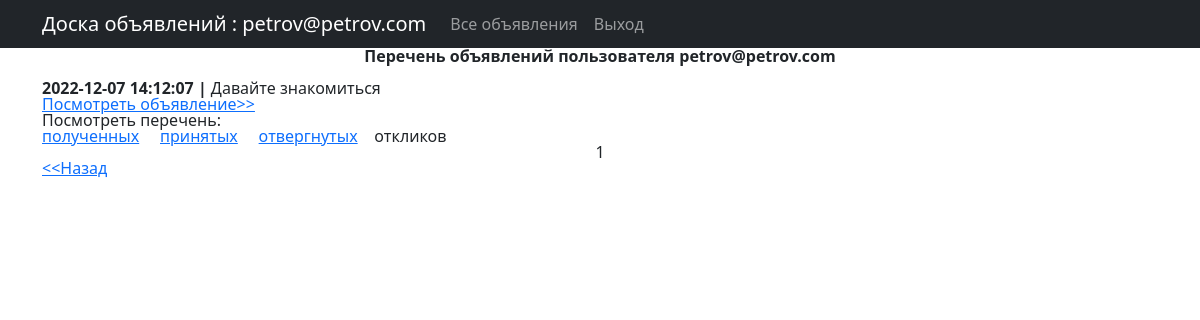
Page /docs_com/ (signed in) on the committed database.
### users/models.py (models this page shows, shortened)
class CustomUser(AbstractBaseUser, PermissionsMixin):
    email = models.EmailField('email address', unique=True)
    is_staff = models.BooleanField(default=False)
    is_active = models.BooleanField(default=True)
    date_joined = models.DateTimeField(default=timezone.now)
    USERNAME_FIELD = 'email'
    REQUIRED_FIELDS = []
    objects = CustomUserManager()

### docs_work/models.py (models this page shows, shortened)
class Post(models.Model):
    time_in = models.DateTimeField(auto_now_add = True)
    user    = models.ForeignKey(User, on_delete = models.CASCADE, blank=True, null=True)
    title   = models.CharField(max_length = 255)
    body    = RichTextUploadingField(blank=True)
    category = models.ManyToManyField(Category, through = 'PostCategory')

### docs_com/views.py (the view)
# urls.py: path('',          ComPostListView.as_view(),   name='com_post_list'),
class ComPostListView(ListView):
    model = Post
    ordering = '-time_in'
    template_name = 'docs_com/com_post_list.html'
    context_object_name = 'com_post_list'
    paginate_by = 5
    def get_queryset(self):
        queryset = super().get_queryset()
        return queryset.filter(user=self.request.user)

### templates/docs_com/com_post_list.html (shortened to what this page needs)
{% extends 'docs_com/flatpages/default.html' %}
{% block title %}
   <div align="center">
      <b>Перечень объявлений пользователя {{request.user.email}}</b><br>
{% endblock title %}
{% block content %}
   <br>
   {% for post in com_post_list %}
     <div align="left">
        <b> {{ post.time_in|date:'Y-m-d  H:m:s' }} | </b> {{ post.title }}<br>
        <a href='{{post.pk}}'> Посмотреть объявление>></a> <br>
        Посмотреть перечень:<br>
        <a href='comment_list_received/'> полученных</a> &nbsp;&nbsp;&nbsp;
        <a href='comment_list_adopted/'> принятых</a>  &nbsp;&nbsp;&nbsp;
        <a href='comment_list_rejected/'> отвергнутых</a> &nbsp;&nbsp;
        откликов
        <br>
     </div>
   {% endfor %}
   {{ page_obj.number }}
   <br> <div align="left"> <a href="{% url 'post_list' %}"><<Назад</a> </div>
{% endblock content %}

### templates/docs_com/flatpages/default.html (shortened to what this page needs)
<!DOCTYPE html>
<html lang="en">
    <head>
        {% load static %}
        <link href="{% static 'css/styles.css' %}" rel="stylesheet" />
    </head>
    <body>
<nav class="navbar navbar-expand-lg navbar-dark bg-dark static-top">
   <div class="container">
       <a class="navbar-brand" href="#">Доска объявлений : {{request.user.email}}</a>
       <div class="collapse navbar-collapse" id="navbarResponsive">
           <ul class="navbar-nav ml-auto">
               <li class="nav-item">
                   <a class="nav-link" href="/docs_work">Все объявления</a></li>
                   <a class="nav-link" href="/users/logout">Выход</a></li> </ul><br>
       </div>
   </div>
</nav>
        <div class="container">
          <div class="row">
             <div class="col-lg-12 text-center">
                 {% block title %}{% endblock title %}
                 {% block content %}{% endblock content %}
             </div>
          </div>
        </div>
    </body>
</html>

### templates/docs_com/com_post_list.html (style rules this page uses)
div { line-height: 1; }

### rows in the picture
CustomUser: user.email "petrov@petrov.com"
Post: time_in "2022-12-07 14:12:07", title "Давайте знакомиться"

### other values in the picture
{{ page_obj.number }} "1"
